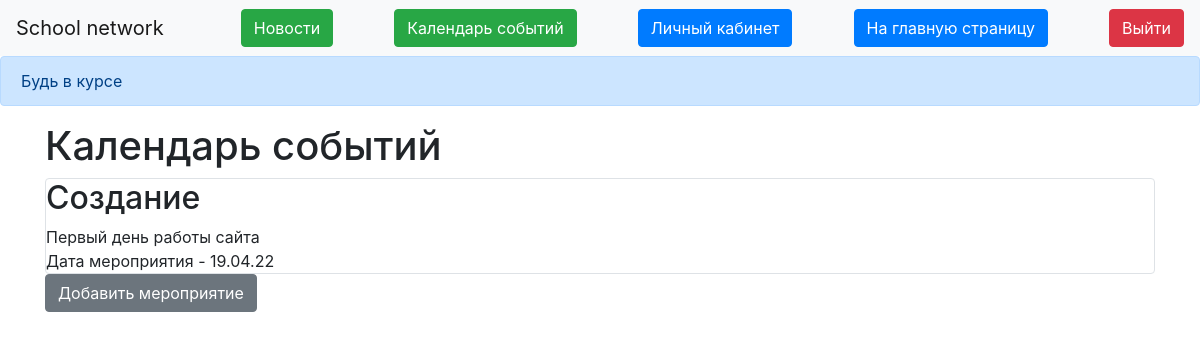
The page /sob (signed in) on the database its author committed.
### data/sob.py (models this page shows)
class Sob(SqlAlchemyBase):
    __tablename__ = 'sob'
    id = sqlalchemy.Column(sqlalchemy.Integer,
                           primary_key=True, autoincrement=True)
    title = sqlalchemy.Column(sqlalchemy.String, nullable=True)
    content = sqlalchemy.Column(sqlalchemy.String, nullable=True)
    date = sqlalchemy.Column(sqlalchemy.String, nullable=True)

### main.py (the view)
@app.route("/sob")
def indexsob():
    db_session.global_init("db/blogs.db")
    db_sess = db_session.create_session()
    sob = db_sess.query(Sob)
    return render_template("sob.html", sob=sob)

### data/db_session.py (called while the page is built, shortened)
def global_init(db_file):
    global __factory
    if __factory:
        return

def create_session() -> Session:
    global __factory
    return __factory()

### main.py (called while the page is built)
@login_manager.user_loader
def load_user(user_id):
    db_sess = db_session.create_session()
    return db_sess.query(User).get(user_id)

### templates/sob.html
{% extends "base.html" %}
{% block content %}
<h1>Календарь событий</h1>
{% for item in sob%}
<div class="col-md6 border rounded">
    <h2>{{item.title}}</h2>
    <div>
        {{item.content}}
    </div>
    <div>
        Дата мероприятия - {{item.date}}
    </div>
</div>
{% endfor %}
{% if current_user.is_authenticated%}
<a href="/sob_add" class="btn btn-secondary">Добавить мероприятие</a>
{% endif %}
{% endblock %}

### rows shown on the page
Sob: title "Создание", content "Первый день работы сайта", date "19.04.22"
